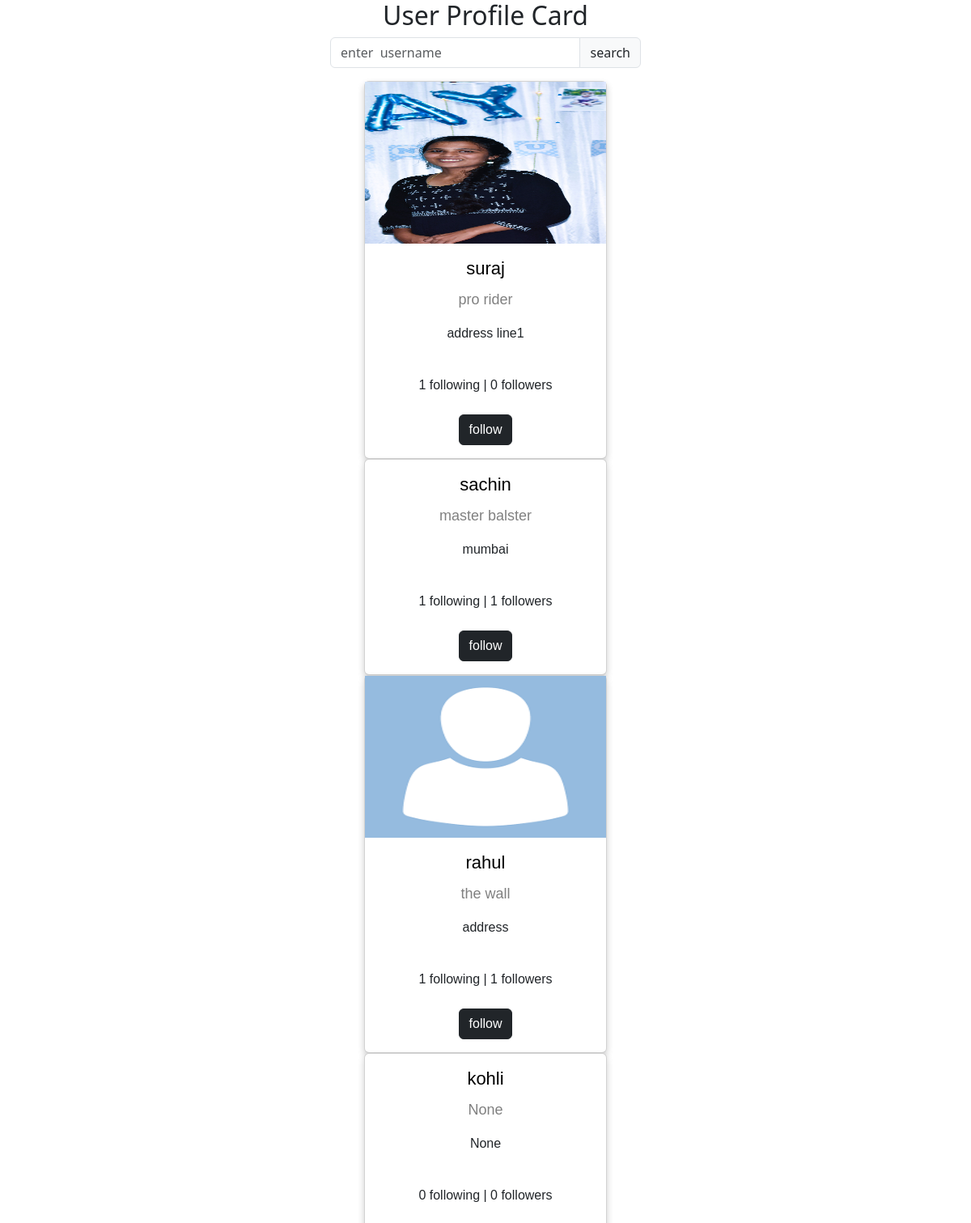
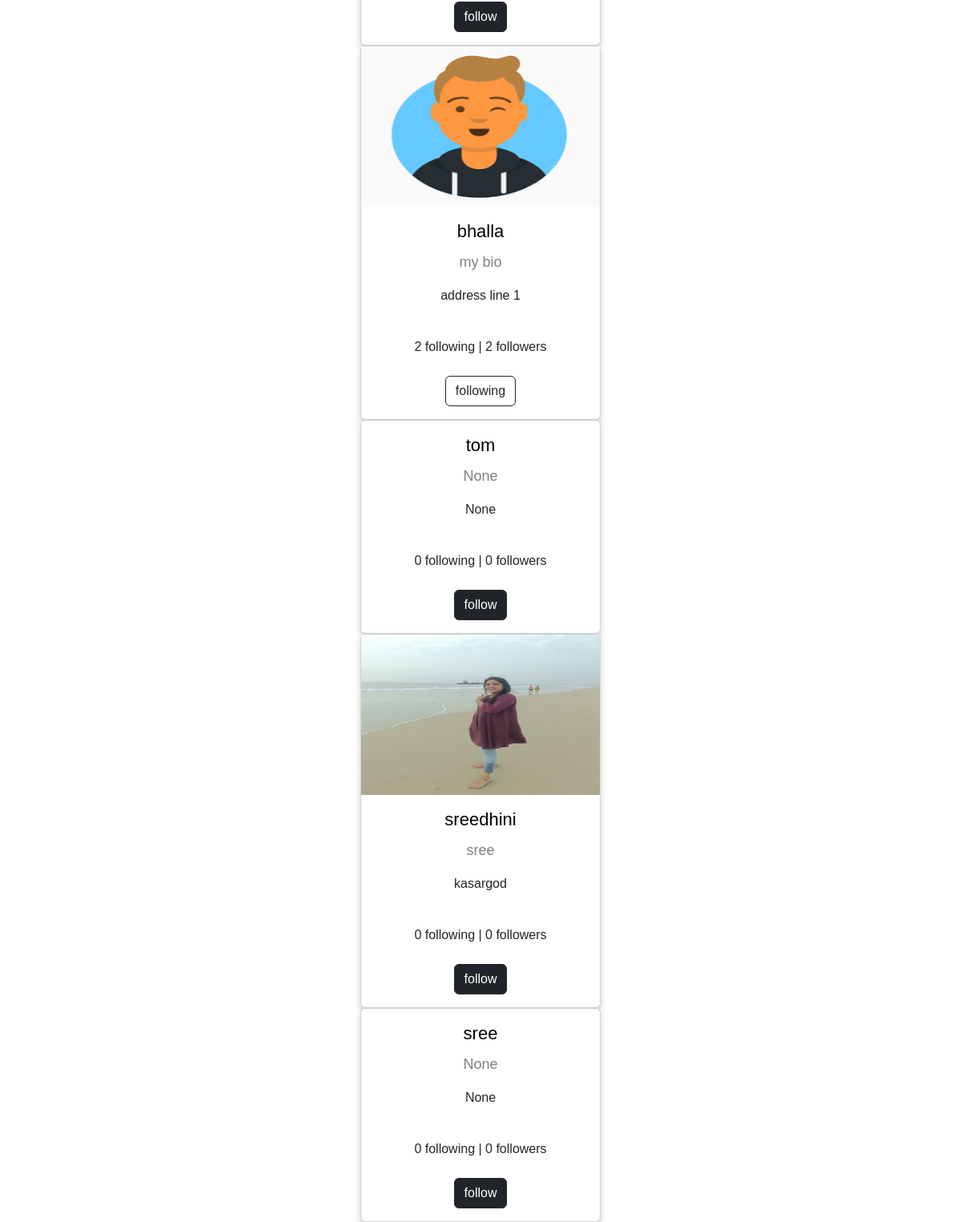
The page /profiles/all (signed in) on the database its author committed (2 pictures, top to bottom).
### myapp/models.py (models this page shows, shortened)
class UserProfile(models.Model):
    user=models.OneToOneField(User,on_delete=models.CASCADE,related_name="profile")
    profile_pic=models.ImageField(upload_to="profilepics",null=True,blank=True)
    bio=models.CharField(max_length=200,null=True)
    address=models.CharField(max_length=200,null=True)
    dob=models.DateTimeField(null=True)
    following=models.ManyToManyField("self",related_name="followed_by",symmetrical=False)
    created_date=models.DateTimeField(auto_now_add=True)
    cover_pic=models.ImageField(upload_to="coverpic",blank=True,default="/profilepics/cover.jpg")
    def __str__(self):
        return self.user.username

### myapp/views.py (the view, shortened to what this page needs)
# urls.py: path("profiles/all",views.ProfileListView.as_view(),name="profile-list"),
class ProfileListView(ListView):
    model=UserProfile
    template_name="profile-list.html"
    context_object_name="profiles"
    def get_queryset(self):
        return UserProfile.objects.exclude(user=self.request.user)

### myapp/templates/profile-list.html (shortened to what this page needs)
<!DOCTYPE html>
{%load static%}
<html>
<head>
  <link href="https://cdn.jsdelivr.net/npm/bootstrap@5.3.0-alpha3/dist/css/bootstrap.min.css" rel="stylesheet">
  <link rel="stylesheet" href="{%static 'css/cardstyle.css'%}">
<link rel="stylesheet" href="https://cdnjs.cloudflare.com/ajax/libs/font-awesome/4.7.0/css/font-awesome.min.css">
</head>
<body>
<h2 style="text-align:center">User Profile Card</h2>
<div class="row">
  <div class="col-4"></div>
  <div class="col-4">
    <form action="" method="post">
    <div class="input-group mb-3">
      <input type="text" class="form-control" placeholder="enter  username" aria-label="Recipient's username" aria-describedby="basic-addon2" name="username">
      <input type="submit" class="input-group-text" id="basic-addon2" value="search"></input>
    </div>
    </form>
  </div>
  <div class="col-4"></div>
</div>
{%for profile in profiles%}
    <div class="card">
      {%if profile.profile_pic%}
       <img src="{{profile.profile_pic.url}}" alt="John" style="width:100%" height="200px" >
      {%endif%}
      <h1> <a href="{%url 'profiledetail' profile.id%}">{{profile}}</a></h1>
      <p class="title">{{profile.bio}}</p>
      <p>{{profile.address}}</p>
      <div style="margin: 24px 0;">
        {{profile.following.all.count}} following |
        {{profile.followed_by.all.count}} followers
      </div>
      <p>
  {%if request.user.profile in profile.followed_by.all%}
        <a href="{%url 'unfollow' profile.id%}" class="btn btn-outline-dark">following</a>
  {%else%}
        <a href="{%url 'follow' profile.id%}" class="btn btn-dark">follow</a>
  {%endif%}
      </p>
    </div>
{%endfor%}
</body>
</html>

### myapp/static/css/cardstyle.css (style rules this page uses)
.card { box-shadow: 0 4px 8px 0 rgba(0, 0, 0, 0.2); max-width: 300px; margin: auto; text-align: center; font-family: arial; }
.title { color: grey; font-size: 18px; }
a { text-decoration: none; font-size: 22px; color: black; }

### rows shown on the page
UserProfile: profile_pic (picture), user.username "suraj", bio "pro rider", address "address line1", following.all.count "1", followed_by.all.count "0"
UserProfile: user.username "sachin", bio "master balster", address "mumbai", following.all.count "1", followed_by.all.count "1"
UserProfile: profile_pic (picture), user.username "rahul", bio "the wall", address "address", following.all.count "1", followed_by.all.count "1"
UserProfile: user.username "kohli", bio "None", address "None", following.all.count "0", followed_by.all.count "0"
UserProfile: profile_pic (picture), user.username "bhalla", bio "my bio", address "address line 1", following.all.count "2", followed_by.all.count "2"
UserProfile: user.username "tom", bio "None", address "None", following.all.count "0", followed_by.all.count "0"
UserProfile: profile_pic (picture), user.username "sreedhini", bio "sree", address "kasargod", following.all.count "0", followed_by.all.count "0"
UserProfile: user.username "sree", bio "None", address "None", following.all.count "0", followed_by.all.count "0"
